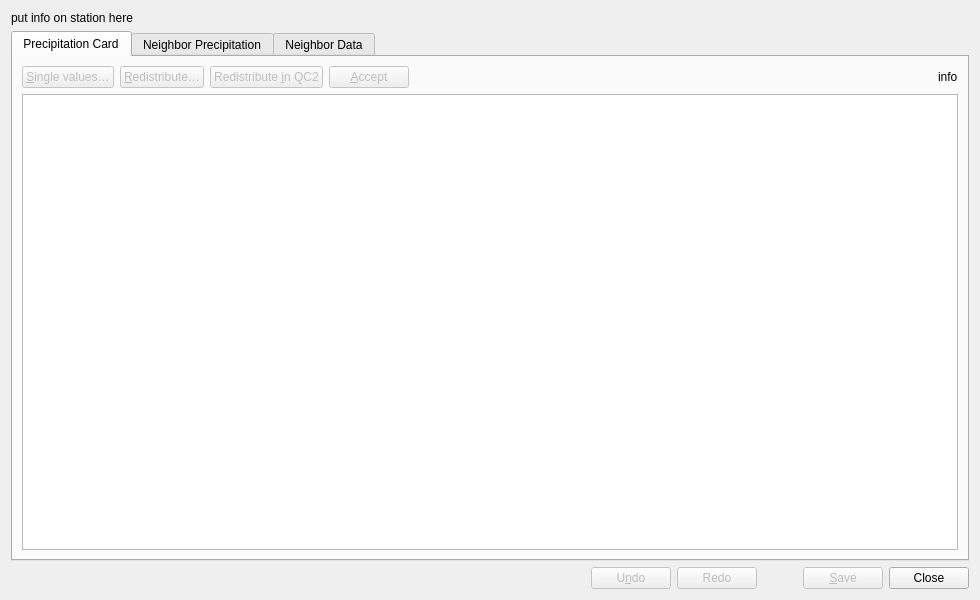
<?xml version="1.0" encoding="UTF-8"?>
<ui version="4.0">
 <class>DialogMain</class>
 <widget class="QDialog" name="DialogMain">
  <property name="geometry">
   <rect>
    <x>0</x>
    <y>0</y>
    <width>980</width>
    <height>600</height>
   </rect>
  </property>
  <property name="windowTitle">
   <string>WatchRR</string>
  </property>
  <layout class="QVBoxLayout" name="verticalLayout">
   <item>
    <widget class="QLabel" name="labelStationInfo">
     <property name="text">
      <string notr="true">put info on station here</string>
     </property>
     <property name="wordWrap">
      <bool>true</bool>
     </property>
    </widget>
   </item>
   <item>
    <widget class="QTabWidget" name="tabWidget">
     <property name="currentIndex">
      <number>0</number>
     </property>
     <widget class="QWidget" name="tabRR">
      <attribute name="title">
       <string>Precipitation Card</string>
      </attribute>
      <layout class="QVBoxLayout" name="verticalLayout_2">
       <item>
        <layout class="QHBoxLayout" name="horizontalLayout_2">
         <item>
          <widget class="QPushButton" name="buttonEdit">
           <property name="enabled">
            <bool>false</bool>
           </property>
           <property name="text">
            <string>&amp;Single values…</string>
           </property>
           <property name="autoDefault">
            <bool>false</bool>
           </property>
          </widget>
         </item>
         <item>
          <widget class="QPushButton" name="buttonRedist">
           <property name="enabled">
            <bool>false</bool>
           </property>
           <property name="text">
            <string>&amp;Redistribute…</string>
           </property>
           <property name="autoDefault">
            <bool>false</bool>
           </property>
          </widget>
         </item>
         <item>
          <widget class="QPushButton" name="buttonRedistQC2">
           <property name="enabled">
            <bool>false</bool>
           </property>
           <property name="text">
            <string>Redistribute &amp;in QC2</string>
           </property>
           <property name="autoDefault">
            <bool>false</bool>
           </property>
          </widget>
         </item>
         <item>
          <widget class="QPushButton" name="buttonAcceptRow">
           <property name="enabled">
            <bool>false</bool>
           </property>
           <property name="text">
            <string>&amp;Accept</string>
           </property>
           <property name="autoDefault">
            <bool>false</bool>
           </property>
          </widget>
         </item>
         <item>
          <spacer name="spacer3">
           <property name="orientation">
            <enum>Qt::Horizontal</enum>
           </property>
           <property name="sizeHint" stdset="0">
            <size>
             <width>40</width>
             <height>20</height>
            </size>
           </property>
          </spacer>
         </item>
         <item>
          <widget class="QLabel" name="labelInfoRR">
           <property name="text">
            <string notr="true">info</string>
           </property>
          </widget>
         </item>
        </layout>
       </item>
       <item>
        <widget class="QTableView" name="tableRR">
         <property name="selectionMode">
          <enum>QAbstractItemView::ContiguousSelection</enum>
         </property>
         <attribute name="verticalHeaderDefaultSectionSize">
          <number>20</number>
         </attribute>
        </widget>
       </item>
      </layout>
     </widget>
     <widget class="QWidget" name="tabNeighborRR">
      <attribute name="title">
       <string>Neighbor Precipitation</string>
      </attribute>
      <layout class="QVBoxLayout" name="verticalLayout_3">
       <item>
        <widget class="QTableView" name="tableNeighborRR">
         <property name="selectionMode">
          <enum>QAbstractItemView::ContiguousSelection</enum>
         </property>
         <attribute name="verticalHeaderDefaultSectionSize">
          <number>20</number>
         </attribute>
        </widget>
       </item>
      </layout>
     </widget>
     <widget class="QWidget" name="tabNeighborData">
      <attribute name="title">
       <string>Neighbor Data</string>
      </attribute>
      <layout class="QVBoxLayout" name="verticalLayout_4">
       <item>
        <layout class="QHBoxLayout" name="neighborDataButtonLayout">
         <item>
          <widget class="MiDateTimeEdit" name="dateNeighborData">
           <property name="displayFormat">
            <string notr="true">yyyy-MM-dd</string>
           </property>
          </widget>
         </item>
         <item>
          <spacer name="horizontalSpacer">
           <property name="orientation">
            <enum>Qt::Horizontal</enum>
           </property>
           <property name="sizeHint" stdset="0">
            <size>
             <width>40</width>
             <height>20</height>
            </size>
           </property>
          </spacer>
         </item>
        </layout>
       </item>
       <item>
        <widget class="QTableView" name="tableNeighborData">
         <property name="selectionMode">
          <enum>QAbstractItemView::ContiguousSelection</enum>
         </property>
         <attribute name="verticalHeaderDefaultSectionSize">
          <number>20</number>
         </attribute>
        </widget>
       </item>
      </layout>
     </widget>
    </widget>
   </item>
   <item>
    <layout class="QHBoxLayout" name="horizontalLayout">
     <item>
      <spacer name="spacer1">
       <property name="orientation">
        <enum>Qt::Horizontal</enum>
       </property>
       <property name="sizeHint" stdset="0">
        <size>
         <width>40</width>
         <height>20</height>
        </size>
       </property>
      </spacer>
     </item>
     <item>
      <widget class="QPushButton" name="buttonUndo">
       <property name="enabled">
        <bool>false</bool>
       </property>
       <property name="text">
        <string>U&amp;ndo</string>
       </property>
       <property name="autoDefault">
        <bool>false</bool>
       </property>
      </widget>
     </item>
     <item>
      <widget class="QPushButton" name="buttonRedo">
       <property name="enabled">
        <bool>false</bool>
       </property>
       <property name="toolTip">
        <string>Redo is not yet implemented, sorry.</string>
       </property>
       <property name="text">
        <string>Redo</string>
       </property>
       <property name="autoDefault">
        <bool>false</bool>
       </property>
      </widget>
     </item>
     <item>
      <spacer name="spacer2">
       <property name="orientation">
        <enum>Qt::Horizontal</enum>
       </property>
       <property name="sizeType">
        <enum>QSizePolicy::Preferred</enum>
       </property>
       <property name="sizeHint" stdset="0">
        <size>
         <width>40</width>
         <height>20</height>
        </size>
       </property>
      </spacer>
     </item>
     <item>
      <widget class="QPushButton" name="buttonSave">
       <property name="enabled">
        <bool>false</bool>
       </property>
       <property name="text">
        <string>&amp;Save</string>
       </property>
       <property name="autoDefault">
        <bool>false</bool>
       </property>
      </widget>
     </item>
     <item>
      <widget class="QPushButton" name="buttonClose">
       <property name="text">
        <string>Close</string>
       </property>
       <property name="autoDefault">
        <bool>false</bool>
       </property>
      </widget>
     </item>
    </layout>
   </item>
  </layout>
 </widget>
 <customwidgets>
  <customwidget>
   <class>MiDateTimeEdit</class>
   <extends>QDateEdit</extends>
   <header>MiDateTimeEdit.hh</header>
  </customwidget>
 </customwidgets>
 <tabstops>
  <tabstop>tableRR</tabstop>
  <tabstop>buttonSave</tabstop>
  <tabstop>buttonClose</tabstop>
 </tabstops>
 <resources/>
 <connections>
  <connection>
   <sender>buttonRedist</sender>
   <signal>clicked()</signal>
   <receiver>DialogMain</receiver>
   <slot>onRedistribute()</slot>
   <hints>
    <hint type="sourcelabel">
     <x>239</x>
     <y>95</y>
    </hint>
    <hint type="destinationlabel">
     <x>171</x>
     <y>494</y>
    </hint>
   </hints>
  </connection>
  <connection>
   <sender>buttonEdit</sender>
   <signal>clicked()</signal>
   <receiver>DialogMain</receiver>
   <slot>onEdit()</slot>
   <hints>
    <hint type="sourcelabel">
     <x>130</x>
     <y>95</y>
    </hint>
    <hint type="destinationlabel">
     <x>149</x>
     <y>514</y>
    </hint>
   </hints>
  </connection>
  <connection>
   <sender>buttonSave</sender>
   <signal>clicked()</signal>
   <receiver>DialogMain</receiver>
   <slot>accept()</slot>
   <hints>
    <hint type="sourcelabel">
     <x>1098</x>
     <y>589</y>
    </hint>
    <hint type="destinationlabel">
     <x>498</x>
     <y>485</y>
    </hint>
   </hints>
  </connection>
  <connection>
   <sender>buttonClose</sender>
   <signal>clicked()</signal>
   <receiver>DialogMain</receiver>
   <slot>reject()</slot>
   <hints>
    <hint type="sourcelabel">
     <x>1189</x>
     <y>589</y>
    </hint>
    <hint type="destinationlabel">
     <x>519</x>
     <y>515</y>
    </hint>
   </hints>
  </connection>
  <connection>
   <sender>buttonUndo</sender>
   <signal>clicked()</signal>
   <receiver>DialogMain</receiver>
   <slot>onUndo()</slot>
   <hints>
    <hint type="sourcelabel">
     <x>870</x>
     <y>589</y>
    </hint>
    <hint type="destinationlabel">
     <x>136</x>
     <y>582</y>
    </hint>
   </hints>
  </connection>
  <connection>
   <sender>buttonRedistQC2</sender>
   <signal>clicked()</signal>
   <receiver>DialogMain</receiver>
   <slot>onRedistributeQC2()</slot>
   <hints>
    <hint type="sourcelabel">
     <x>380</x>
     <y>95</y>
    </hint>
    <hint type="destinationlabel">
     <x>277</x>
     <y>568</y>
    </hint>
   </hints>
  </connection>
  <connection>
   <sender>buttonAcceptRow</sender>
   <signal>clicked()</signal>
   <receiver>DialogMain</receiver>
   <slot>onAcceptRow()</slot>
   <hints>
    <hint type="sourcelabel">
     <x>471</x>
     <y>95</y>
    </hint>
    <hint type="destinationlabel">
     <x>348</x>
     <y>565</y>
    </hint>
   </hints>
  </connection>
  <connection>
   <sender>dateNeighborData</sender>
   <signal>dateChanged(QDate)</signal>
   <receiver>DialogMain</receiver>
   <slot>onNeighborDataDateChanged(QDate)</slot>
   <hints>
    <hint type="sourcelabel">
     <x>84</x>
     <y>76</y>
    </hint>
    <hint type="destinationlabel">
     <x>393</x>
     <y>24</y>
    </hint>
   </hints>
  </connection>
 </connections>
 <slots>
  <slot>onRedistribute()</slot>
  <slot>onEdit()</slot>
  <slot>onUndo()</slot>
  <slot>onRedistributeQC2()</slot>
  <slot>onAcceptRow()</slot>
  <slot>onShowNeighbors()</slot>
  <slot>onNeighborDataDateChanged(QDate)</slot>
 </slots>
</ui>
